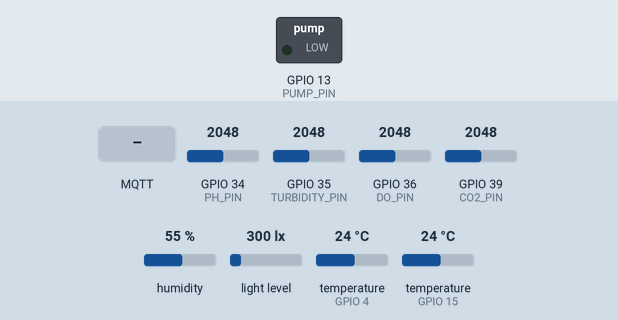
The program below on a simulated ESP32. Shown: switched loads named in the program (green lamp = pin HIGH). The inputs (shaded band) are chosen by the test bench; at power-on: GPIO 34 (PH_PIN) = 2048, GPIO 35 (TURBIDITY_PIN) = 2048, GPIO 36 (DO_PIN) = 2048, GPIO 39 (CO2_PIN) = 2048, humidity 55 %, light level 300 lx, temperature (sensors on GPIO 4, GPIO 15) 24 °C. WiFi joins after 1.5 s; servers stay silent unless stated; no MQTT or app messages arrive unless stated; what the program prints to the serial monitor is not drawn.

Above: at 2.8 s.
2.9 s: MQTT message "ON" arrives on the first subscribed topic
At 7.0 s:
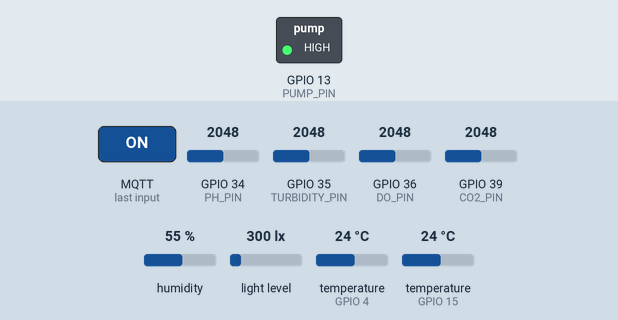
8.2 s: MQTT message "AUTO" arrives on the first subscribed topic
At 9.2 s:
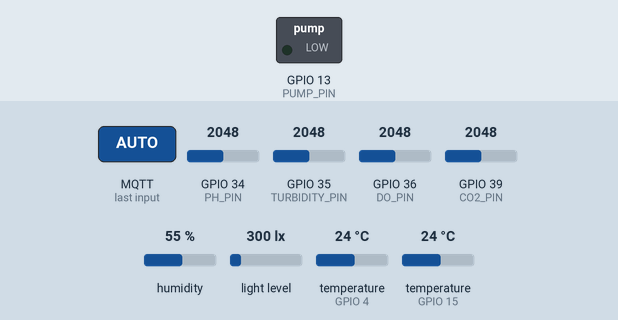
Timing chart, 0 to 11.2 s (numbered marks = the images above; inputs shaded):
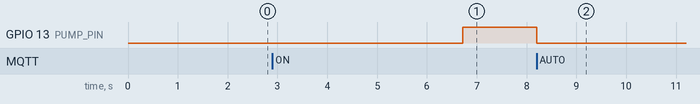

The program:

main.cpp
```cpp
#include <WiFi.h>
#include <PubSubClient.h>
#include <ArduinoJson.h>
#include <OneWire.h>
#include <DallasTemperature.h>
#include <DHT.h>
#include <Wire.h>
#include <BH1750.h>
#include "app_config.h"
#include "pins.h"
#include "species_rules.h"

// ==================== GLOBAL OBJECTS ====================
WiFiClient espClient;
PubSubClient mqtt_client(espClient);

OneWire oneWire(ONE_WIRE_BUS);
DallasTemperature waterTemp(&oneWire);
DHT dht(DHTPIN, DHTTYPE);
BH1750 lightMeter;

// ==================== SENSOR DATA STRUCTURE ====================
struct SensorData {
  float water_temp;
  float air_temp;
  float air_humidity;
  float ph;
  float turbidity;
  float do_value;
  float co2;
  float light;
  uint32_t last_read;
};

struct OutputState {
  bool pump;
  bool aerator;
  bool circulation;
  bool feeder;
};

// ==================== GLOBAL VARIABLES ====================
SensorData sensors;
OutputState outputs;

uint32_t last_sensor_read = 0;
uint32_t last_mqtt_publish = 0;
uint32_t last_rule_engine = 0;
uint32_t last_pump_change = 0;
uint32_t last_aerator_change = 0;
uint32_t last_circulation_change = 0;
uint32_t last_feeder_change = 0;

char current_mode[16] = "";
char current_species[32] = "Rô Phi";

// ==================== FORWARD DECLARATIONS ====================
void setup_wifi();
void reconnect_mqtt();
void publish_mqtt_discovery();
void mqtt_callback(char* topic, byte* payload, unsigned int length);
void read_sensors();
void apply_species_rules();
void publish_sensor_data();
void publish_output_state();
void set_output(const char* name, bool state);

// ==================== SETUP ====================
void setup() {
  Serial.begin(115200);
  delay(100);

  Serial.println("\n\n===== SmartFarm Aquaculture Controller V" FW_VERSION " =====");
  Serial.println("Starting initialization...");

  strcpy(current_mode, DEFAULT_MODE);
  strcpy(current_species, "Rô Phi");

  outputs.pump = false;
  outputs.aerator = false;
  outputs.circulation = false;
  outputs.feeder = false;

  pinMode(PUMP_PIN, OUTPUT);
  digitalWrite(PUMP_PIN, LOW);

  Serial.println("[INIT] Initializing sensors...");

  waterTemp.begin();
  dht.begin();

  Wire.begin(21, 22);

  if (lightMeter.begin(BH1750::CONTINUOUS_HIGH_RES_MODE)) {
    Serial.println("[OK] BH1750 Light Sensor initialized");
  } else {
    Serial.println("[WARN] BH1750 Light Sensor not found (optional)");
  }

  setup_wifi();

  mqtt_client.setServer(MQTT_BROKER, MQTT_PORT);
  mqtt_client.setCallback(mqtt_callback);
  mqtt_client.setBufferSize(512);

  Serial.println("===== Initialization Complete =====\n");
}

// ==================== MAIN LOOP ====================
void loop() {
  if (!mqtt_client.connected()) {
    reconnect_mqtt();
  } else {
    mqtt_client.loop();
  }

  if (WiFi.status() != WL_CONNECTED) {
    setup_wifi();
  }

  uint32_t now = millis();

  if (now - last_sensor_read >= SENSOR_READ_INTERVAL) {
    read_sensors();
    last_sensor_read = now;
  }

  if (now - last_rule_engine >= RULE_ENGINE_INTERVAL && strcmp(current_mode, "AUTO") == 0) {
    apply_species_rules();
    last_rule_engine = now;
  }

  if (now - last_mqtt_publish >= MQTT_PUBLISH_INTERVAL) {
    if (mqtt_client.connected()) {
      publish_sensor_data();
      publish_output_state();
      Serial.println("[MQTT] Data published successfully");
    }
    last_mqtt_publish = now;
  }

  delay(10);
}

// ==================== WIFI SETUP ====================
void setup_wifi() {
  if (WiFi.status() == WL_CONNECTED) {
    return;
  }

  Serial.print("[WiFi] Connecting to: ");
  Serial.println(WIFI_SSID);

  WiFi.mode(WIFI_STA);
  WiFi.begin(WIFI_SSID, WIFI_PASSWORD);

  uint32_t start = millis();
  int attempts = 0;
  while (WiFi.status() != WL_CONNECTED && millis() - start < WIFI_CONNECT_TIMEOUT) {
    delay(500);
    Serial.print(".");
    attempts++;
  }

  if (WiFi.status() == WL_CONNECTED) {
    Serial.println();
    Serial.print("[OK] WiFi connected! IP: ");
    Serial.println(WiFi.localIP());
  } else {
    Serial.println();
    Serial.println("[WARN] WiFi connection timeout, retrying...");
  }
}

// ==================== MQTT RECONNECT ====================
void reconnect_mqtt() {
  if (mqtt_client.connected()) {
    return;
  }

  static uint32_t last_reconnect_attempt = 0;
  uint32_t now = millis();

  if (now - last_reconnect_attempt < MQTT_RECONNECT_INTERVAL) {
    return;
  }
  last_reconnect_attempt = now;

  Serial.print("[MQTT] Connecting to: ");
  Serial.println(MQTT_BROKER);

  if (mqtt_client.connect(MQTT_CLIENT_ID, MQTT_USER, MQTT_PASSWORD)) {
    Serial.println("[OK] MQTT Connected!");

    mqtt_client.publish(MQTT_TOPIC_STATUS, "online", true);

    mqtt_client.subscribe(MQTT_TOPIC_CONTROL_PUMP);
    mqtt_client.subscribe(MQTT_TOPIC_CONTROL_AERATOR);
    mqtt_client.subscribe(MQTT_TOPIC_CONTROL_CIRCULATION);
    mqtt_client.subscribe(MQTT_TOPIC_CONTROL_FEEDER);
    mqtt_client.subscribe(MQTT_TOPIC_CONTROL_MODE);
    mqtt_client.subscribe(MQTT_TOPIC_CONFIG_SPECIES);

    publish_mqtt_discovery();

    mqtt_client.publish(MQTT_TOPIC_MODE_STATE, current_mode, true);
    mqtt_client.publish(MQTT_TOPIC_SPECIES_STATE, current_species, true);
    mqtt_client.publish(MQTT_TOPIC_PUMP, outputs.pump ? "ON" : "OFF", true);
    mqtt_client.publish(MQTT_TOPIC_AERATOR, outputs.aerator ? "ON" : "OFF", true);
    mqtt_client.publish(MQTT_TOPIC_CIRCULATION, outputs.circulation ? "ON" : "OFF", true);
    mqtt_client.publish(MQTT_TOPIC_FEEDER, outputs.feeder ? "ON" : "OFF", true);

  } else {
    Serial.print("[WARN] MQTT connection failed, rc=");
    Serial.println(mqtt_client.state());
  }
}

// ==================== HOME ASSISTANT MQTT DISCOVERY ====================
void publish_mqtt_discovery() {
  Serial.println("[HA Discovery] Publishing entity discoveries...");

  delay(100);

  {
    StaticJsonDocument<512> doc;
    doc["name"] = "Aquaculture Water Temperature";
    doc["unique_id"] = "aquaculture_water_temp";
    doc["state_topic"] = MQTT_TOPIC_WATER_TEMP;
    doc["unit_of_measurement"] = "°C";
    doc["device_class"] = "temperature";
    doc["icon"] = "mdi:thermometer";
    doc["device"]["identifiers"][0] = MQTT_CLIENT_ID;
    doc["device"]["name"] = "Aquaculture Controller";

    String payload;
    serializeJson(doc, payload);
    mqtt_client.publish("homeassistant/sensor/aquaculture_water_temp/config", payload.c_str(), true);
  }

  delay(50);

  {
    StaticJsonDocument<512> doc;
    doc["name"] = "Aquaculture pH";
    doc["unique_id"] = "aquaculture_ph";
    doc["state_topic"] = MQTT_TOPIC_PH;
    doc["unit_of_measurement"] = "pH";
    doc["icon"] = "mdi:test-tube";
    doc["device"]["identifiers"][0] = MQTT_CLIENT_ID;
    doc["device"]["name"] = "Aquaculture Controller";

    String payload;
    serializeJson(doc, payload);
    mqtt_client.publish("homeassistant/sensor/aquaculture_ph/config", payload.c_str(), true);
  }

  delay(50);

  {
    StaticJsonDocument<512> doc;
    doc["name"] = "Aquaculture Dissolved Oxygen";
    doc["unique_id"] = "aquaculture_do";
    doc["state_topic"] = MQTT_TOPIC_DO;
    doc["unit_of_measurement"] = "mg/L";
    doc["icon"] = "mdi:water";
    doc["device"]["identifiers"][0] = MQTT_CLIENT_ID;
    doc["device"]["name"] = "Aquaculture Controller";

    String payload;
    serializeJson(doc, payload);
    mqtt_client.publish("homeassistant/sensor/aquaculture_do/config", payload.c_str(), true);
  }

  delay(50);

  {
    StaticJsonDocument<512> doc;
    doc["name"] = "Aquaculture CO2";
    doc["unique_id"] = "aquaculture_co2";
    doc["state_topic"] = MQTT_TOPIC_CO2;
    doc["unit_of_measurement"] = "ppm";
    doc["icon"] = "mdi:molecule-co2";
    doc["device"]["identifiers"][0] = MQTT_CLIENT_ID;
    doc["device"]["name"] = "Aquaculture Controller";

    String payload;
    serializeJson(doc, payload);
    mqtt_client.publish("homeassistant/sensor/aquaculture_co2/config", payload.c_str(), true);
  }

  delay(50);

  {
    StaticJsonDocument<512> doc;
    doc["name"] = "Aquaculture Turbidity";
    doc["unique_id"] = "aquaculture_turbidity";
    doc["state_topic"] = MQTT_TOPIC_TURBIDITY;
    doc["unit_of_measurement"] = "NTU";
    doc["icon"] = "mdi:water-opacity";
    doc["device"]["identifiers"][0] = MQTT_CLIENT_ID;
    doc["device"]["name"] = "Aquaculture Controller";

    String payload;
    serializeJson(doc, payload);
    mqtt_client.publish("homeassistant/sensor/aquaculture_turbidity/config", payload.c_str(), true);
  }

  delay(50);

  {
    StaticJsonDocument<512> doc;
    doc["name"] = "Aquaculture Air Temperature";
    doc["unique_id"] = "aquaculture_air_temp";
    doc["state_topic"] = MQTT_TOPIC_AIR_TEMP;
    doc["unit_of_measurement"] = "°C";
    doc["device_class"] = "temperature";
    doc["icon"] = "mdi:thermometer";
    doc["device"]["identifiers"][0] = MQTT_CLIENT_ID;
    doc["device"]["name"] = "Aquaculture Controller";

    String payload;
    serializeJson(doc, payload);
    mqtt_client.publish("homeassistant/sensor/aquaculture_air_temp/config", payload.c_str(), true);
  }

  delay(50);

  {
    StaticJsonDocument<512> doc;
    doc["name"] = "Aquaculture Humidity";
    doc["unique_id"] = "aquaculture_humidity";
    doc["state_topic"] = MQTT_TOPIC_HUMIDITY;
    doc["unit_of_measurement"] = "%";
    doc["device_class"] = "humidity";
    doc["icon"] = "mdi:water-percent";
    doc["device"]["identifiers"][0] = MQTT_CLIENT_ID;
    doc["device"]["name"] = "Aquaculture Controller";

    String payload;
    serializeJson(doc, payload);
    mqtt_client.publish("homeassistant/sensor/aquaculture_humidity/config", payload.c_str(), true);
  }

  delay(50);

  {
    StaticJsonDocument<512> doc;
    doc["name"] = "Aquaculture Light Level";
    doc["unique_id"] = "aquaculture_light";
    doc["state_topic"] = MQTT_TOPIC_LIGHT;
    doc["unit_of_measurement"] = "lux";
    doc["icon"] = "mdi:lightbulb";
    doc["device"]["identifiers"][0] = MQTT_CLIENT_ID;
    doc["device"]["name"] = "Aquaculture Controller";

    String payload;
    serializeJson(doc, payload);
    mqtt_client.publish("homeassistant/sensor/aquaculture_light/config", payload.c_str(), true);
  }

  delay(50);

  {
    StaticJsonDocument<512> doc;
    doc["name"] = "Aquaculture Pump";
    doc["unique_id"] = "aquaculture_pump";
    doc["state_topic"] = MQTT_TOPIC_PUMP;
    doc["command_topic"] = MQTT_TOPIC_CONTROL_PUMP;
    doc["payload_on"] = "ON";
    doc["payload_off"] = "OFF";
    doc["icon"] = "mdi:pump";
    doc["device"]["identifiers"][0] = MQTT_CLIENT_ID;
    doc["device"]["name"] = "Aquaculture Controller";

    String payload;
    serializeJson(doc, payload);
    mqtt_client.publish("homeassistant/switch/aquaculture_pump/config", payload.c_str(), true);
  }

  delay(50);

  {
    StaticJsonDocument<512> doc;
    doc["name"] = "Aquaculture Aerator";
    doc["unique_id"] = "aquaculture_aerator";
    doc["state_topic"] = MQTT_TOPIC_AERATOR;
    doc["command_topic"] = MQTT_TOPIC_CONTROL_AERATOR;
    doc["payload_on"] = "ON";
    doc["payload_off"] = "OFF";
    doc["icon"] = "mdi:air-purifier";
    doc["device"]["identifiers"][0] = MQTT_CLIENT_ID;
    doc["device"]["name"] = "Aquaculture Controller";

    String payload;
    serializeJson(doc, payload);
    mqtt_client.publish("homeassistant/switch/aquaculture_aerator/config", payload.c_str(), true);
  }

  delay(50);

  {
    StaticJsonDocument<512> doc;
    doc["name"] = "Aquaculture Circulation";
    doc["unique_id"] = "aquaculture_circulation";
    doc["state_topic"] = MQTT_TOPIC_CIRCULATION;
    doc["command_topic"] = MQTT_TOPIC_CONTROL_CIRCULATION;
    doc["payload_on"] = "ON";
    doc["payload_off"] = "OFF";
    doc["icon"] = "mdi:water-pump";
    doc["device"]["identifiers"][0] = MQTT_CLIENT_ID;
    doc["device"]["name"] = "Aquaculture Controller";

    String payload;
    serializeJson(doc, payload);
    mqtt_client.publish("homeassistant/switch/aquaculture_circulation/config", payload.c_str(), true);
  }

  delay(50);

  {
    StaticJsonDocument<512> doc;
    doc["name"] = "Aquaculture Feeder";
    doc["unique_id"] = "aquaculture_feeder";
    doc["state_topic"] = MQTT_TOPIC_FEEDER;
    doc["command_topic"] = MQTT_TOPIC_CONTROL_FEEDER;
    doc["payload_on"] = "ON";
    doc["payload_off"] = "OFF";
    doc["icon"] = "mdi:fish-food";
    doc["device"]["identifiers"][0] = MQTT_CLIENT_ID;
    doc["device"]["name"] = "Aquaculture Controller";

    String payload;
    serializeJson(doc, payload);
    mqtt_client.publish("homeassistant/switch/aquaculture_feeder/config", payload.c_str(), true);
  }

  delay(50);

  {
    StaticJsonDocument<512> doc;
    doc["name"] = "Aquaculture Mode";
    doc["unique_id"] = "aquaculture_mode";
    doc["state_topic"] = MQTT_TOPIC_MODE_STATE;
    doc["command_topic"] = MQTT_TOPIC_CONTROL_MODE;
    doc["icon"] = "mdi:cog";
    doc["options"][0] = "AUTO";
    doc["options"][1] = "MANUAL";
    doc["options"][2] = "SCHEDULE";
    doc["options"][3] = "SAFE";
    doc["device"]["identifiers"][0] = MQTT_CLIENT_ID;
    doc["device"]["name"] = "Aquaculture Controller";

    String payload;
    serializeJson(doc, payload);
    mqtt_client.publish("homeassistant/select/aquaculture_mode/config", payload.c_str(), true);
  }

  delay(50);

  {
    StaticJsonDocument<768> doc;
    doc["name"] = "Aquaculture Species";
    doc["unique_id"] = "aquaculture_species";
    doc["state_topic"] = MQTT_TOPIC_SPECIES_STATE;
    doc["command_topic"] = MQTT_TOPIC_CONFIG_SPECIES;
    doc["icon"] = "mdi:fish";
    doc["options"][0] = "Koi";
    doc["options"][1] = "Cá Trắm";
    doc["options"][2] = "Cá Chép";
    doc["options"][3] = "Cá Tra";
    doc["options"][4] = "Cá Lóc";
    doc["options"][5] = "Tôm Thẻ";
    doc["options"][6] = "Tôm Sú";
    doc["options"][7] = "Tilapia";
    doc["device"]["identifiers"][0] = MQTT_CLIENT_ID;
    doc["device"]["name"] = "Aquaculture Controller";

    String payload;
    serializeJson(doc, payload);
    mqtt_client.publish("homeassistant/select/aquaculture_species/config", payload.c_str(), true);
  }

  delay(100);

  Serial.println("[OK] All discoveries published!");
}

// ==================== MQTT CALLBACK ====================
void mqtt_callback(char* topic, byte* payload, unsigned int length) {
  String message;
  for (unsigned int i = 0; i < length; i++) {
    message += (char)payload[i];
  }

  Serial.print("[MQTT] Message received on: ");
  Serial.print(topic);
  Serial.print(" = ");
  Serial.println(message);

  if (strcmp(topic, MQTT_TOPIC_CONTROL_PUMP) == 0) {
    strcpy(current_mode, "MANUAL");
    set_output("pump", message == "ON");
    mqtt_client.publish(MQTT_TOPIC_PUMP, message.c_str(), true);
  }

  if (strcmp(topic, MQTT_TOPIC_CONTROL_AERATOR) == 0) {
    set_output("aerator", message == "ON");
    mqtt_client.publish(MQTT_TOPIC_AERATOR, message.c_str(), true);
  }

  if (strcmp(topic, MQTT_TOPIC_CONTROL_CIRCULATION) == 0) {
    set_output("circulation", message == "ON");
    mqtt_client.publish(MQTT_TOPIC_CIRCULATION, message.c_str(), true);
  }

  if (strcmp(topic, MQTT_TOPIC_CONTROL_FEEDER) == 0) {
    set_output("feeder", message == "ON");
    mqtt_client.publish(MQTT_TOPIC_FEEDER, message.c_str(), true);
  }

  if (strcmp(topic, MQTT_TOPIC_CONTROL_MODE) == 0) {
    strcpy(current_mode, message.c_str());
    Serial.print("[CONFIG] Mode changed to: ");
    Serial.println(current_mode);
    mqtt_client.publish(MQTT_TOPIC_MODE_STATE, current_mode, true);
  }

  if (strcmp(topic, MQTT_TOPIC_CONFIG_SPECIES) == 0) {
    strcpy(current_species, message.c_str());
    Serial.print("[CONFIG] Species changed to: ");
    Serial.println(current_species);
    mqtt_client.publish(MQTT_TOPIC_SPECIES_STATE, current_species, true);
  }
}

// ==================== READ SENSORS ====================
void read_sensors() {
  waterTemp.requestTemperatures();
  sensors.water_temp = waterTemp.getTempCByIndex(0);
  if (sensors.water_temp == -127) sensors.water_temp = 0;

  sensors.air_temp = dht.readTemperature();
  sensors.air_humidity = dht.readHumidity();
  if (isnan(sensors.air_temp)) sensors.air_temp = 0;
  if (isnan(sensors.air_humidity)) sensors.air_humidity = 0;

  sensors.light = lightMeter.readLightLevel();
  if (sensors.light < 0) sensors.light = 0;

  sensors.ph = (analogRead(PH_PIN) / 4095.0) * 14.0;
  sensors.turbidity = analogRead(TURBIDITY_PIN);
  sensors.do_value = (analogRead(DO_PIN) / 4095.0) * 20.0;
  sensors.co2 = (analogRead(CO2_PIN) / 4095.0) * 10.0;

  sensors.last_read = millis();

  Serial.println("===== SENSOR READINGS =====");
  Serial.print("Water Temp: ");
  Serial.print(sensors.water_temp);
  Serial.println("°C");
  Serial.print("pH: ");
  Serial.println(sensors.ph);
  Serial.print("DO: ");
  Serial.print(sensors.do_value);
  Serial.println(" mg/L");
  Serial.print("CO2: ");
  Serial.print(sensors.co2);
  Serial.println(" ppm");
  Serial.print("Turbidity: ");
  Serial.println(sensors.turbidity);
  Serial.print("Air Temp: ");
  Serial.print(sensors.air_temp);
  Serial.println("°C");
  Serial.print("Humidity: ");
  Serial.println(sensors.air_humidity);
  Serial.print("%");
  Serial.print("Light: ");
  Serial.print(sensors.light);
  Serial.println(" lux");
}

// ==================== SPECIES-BASED RULE ENGINE ====================
void apply_species_rules() {
  const SpeciesRule* rule = getSpeciesRule(current_species);

  bool pump_on = outputs.pump;
  bool aerator_on = outputs.aerator;
  bool circulation_on = outputs.circulation;
  bool feeder_on = outputs.feeder;

  bool alert_temp_high = false;
  bool alert_temp_low = false;
  bool alert_ph = false;
  bool alert_do_low = false;
  bool alert_do_critical = false;
  bool alert_co2 = false;
  bool alert_turbidity = false;

  if (sensors.water_temp < -20 || sensors.water_temp > 60) sensors.water_temp = 0;
  if (sensors.air_temp < -20 || sensors.air_temp > 60) sensors.air_temp = 0;
  if (sensors.air_humidity < 0 || sensors.air_humidity > 100) sensors.air_humidity = 0;
  if (sensors.ph < 0 || sensors.ph > 14) sensors.ph = 0;
  if (sensors.do_value < 0 || sensors.do_value > 20) sensors.do_value = 0;
  if (sensors.co2 < 0 || sensors.co2 > 100) sensors.co2 = 0;
  if (sensors.light < 0) sensors.light = 0;
  if (sensors.turbidity < 0) sensors.turbidity = 0;

  if (sensors.water_temp > rule->temp_max) alert_temp_high = true;
  if (sensors.water_temp < rule->temp_min) alert_temp_low = true;
  if (sensors.ph < rule->ph_min || sensors.ph > rule->ph_max) alert_ph = true;
  if (sensors.do_value < rule->do_min) alert_do_low = true;
  if (sensors.do_value <= rule->do_critical) alert_do_critical = true;
  if (sensors.co2 > rule->co2_max) alert_co2 = true;
  if (sensors.turbidity > rule->turbidity_max) alert_turbidity = true;

  if (alert_do_critical) {
    aerator_on = true;
    pump_on = true;
  }

  if (sensors.water_temp >= rule->temp_critical_high) {
    circulation_on = true;
    pump_on = true;
  }

  if (alert_do_low) {
    aerator_on = true;
  }

  if (alert_temp_high) {
    circulation_on = true;
  }

  if (alert_co2) {
    pump_on = true;
    aerator_on = true;
  }

  if (sensors.do_value < rule->do_min + 0.5) {
    circulation_on = true;
  }

  bool water_stable =
    !alert_do_low &&
    !alert_do_critical &&
    !alert_temp_high &&
    !alert_temp_low &&
    !alert_ph &&
    !alert_co2 &&
    !alert_turbidity;

  if (water_stable) {
    feeder_on = false;
  } else {
    feeder_on = false;
  }

  uint32_t now = millis();

  if (pump_on != outputs.pump && now - last_pump_change > PUMP_MIN_OFF_TIME) {
    set_output("pump", pump_on);
    last_pump_change = now;
  }

  if (aerator_on != outputs.aerator && now - last_aerator_change > 5000) {
    set_output("aerator", aerator_on);
    last_aerator_change = now;
  }

  if (circulation_on != outputs.circulation && now - last_circulation_change > 5000) {
    set_output("circulation", circulation_on);
    last_circulation_change = now;
  }

  if (feeder_on != outputs.feeder && now - last_feeder_change > 60000) {
    set_output("feeder", feeder_on);
    last_feeder_change = now;
  }

  if (alert_do_critical || alert_temp_high || alert_ph || alert_co2 || alert_turbidity) {
    Serial.println("[RULES] Species-based control activated with alerts");
  }

  Serial.print("[RULES] Active species: ");
  Serial.println(rule->name);
}

// ==================== SET OUTPUT ====================
void set_output(const char* name, bool state) {
  if (strcmp(name, "pump") == 0) {
    outputs.pump = state;
    digitalWrite(PUMP_PIN, state ? HIGH : LOW);
  } else if (strcmp(name, "aerator") == 0) {
    outputs.aerator = state;
  } else if (strcmp(name, "circulation") == 0) {
    outputs.circulation = state;
  } else if (strcmp(name, "feeder") == 0) {
    outputs.feeder = state;
  }

  Serial.print("[OUTPUT] ");
  Serial.print(name);
  Serial.println(state ? " ON" : " OFF");
}

// ==================== PUBLISH SENSOR DATA ====================
void publish_sensor_data() {
  if (!mqtt_client.connected()) {
    return;
  }

  mqtt_client.publish(MQTT_TOPIC_WATER_TEMP, String(sensors.water_temp, 2).c_str(), true);
  mqtt_client.publish(MQTT_TOPIC_PH, String(sensors.ph, 2).c_str(), true);
  mqtt_client.publish(MQTT_TOPIC_DO, String(sensors.do_value, 2).c_str(), true);
  mqtt_client.publish(MQTT_TOPIC_CO2, String(sensors.co2, 2).c_str(), true);
  mqtt_client.publish(MQTT_TOPIC_TURBIDITY, String(sensors.turbidity).c_str(), true);
  mqtt_client.publish(MQTT_TOPIC_AIR_TEMP, String(sensors.air_temp, 2).c_str(), true);
  mqtt_client.publish(MQTT_TOPIC_HUMIDITY, String(sensors.air_humidity, 2).c_str(), true);
  mqtt_client.publish(MQTT_TOPIC_LIGHT, String(sensors.light, 0).c_str(), true);
}

// ==================== PUBLISH OUTPUT STATE ====================
void publish_output_state() {
  if (!mqtt_client.connected()) {
    return;
  }

  mqtt_client.publish(MQTT_TOPIC_PUMP, outputs.pump ? "ON" : "OFF", true);
  mqtt_client.publish(MQTT_TOPIC_AERATOR, outputs.aerator ? "ON" : "OFF", true);
  mqtt_client.publish(MQTT_TOPIC_CIRCULATION, outputs.circulation ? "ON" : "OFF", true);
  mqtt_client.publish(MQTT_TOPIC_FEEDER, outputs.feeder ? "ON" : "OFF", true);
  mqtt_client.publish(MQTT_TOPIC_MODE_STATE, current_mode, true);
  mqtt_client.publish(MQTT_TOPIC_SPECIES_STATE, current_species, true);
}
```

Source omitted: species_rules.h (1165 bytes), mqtt_discovery.cpp (7732 bytes), app_config.h (4059 bytes), pins.h (1154 bytes)

Measured:
- after the input at 2.9 s, GPIO 13 (PUMP_PIN): LOW → HIGH after 3.8 s
- after the input at 8.2 s, GPIO 13 (PUMP_PIN): HIGH → LOW at once
